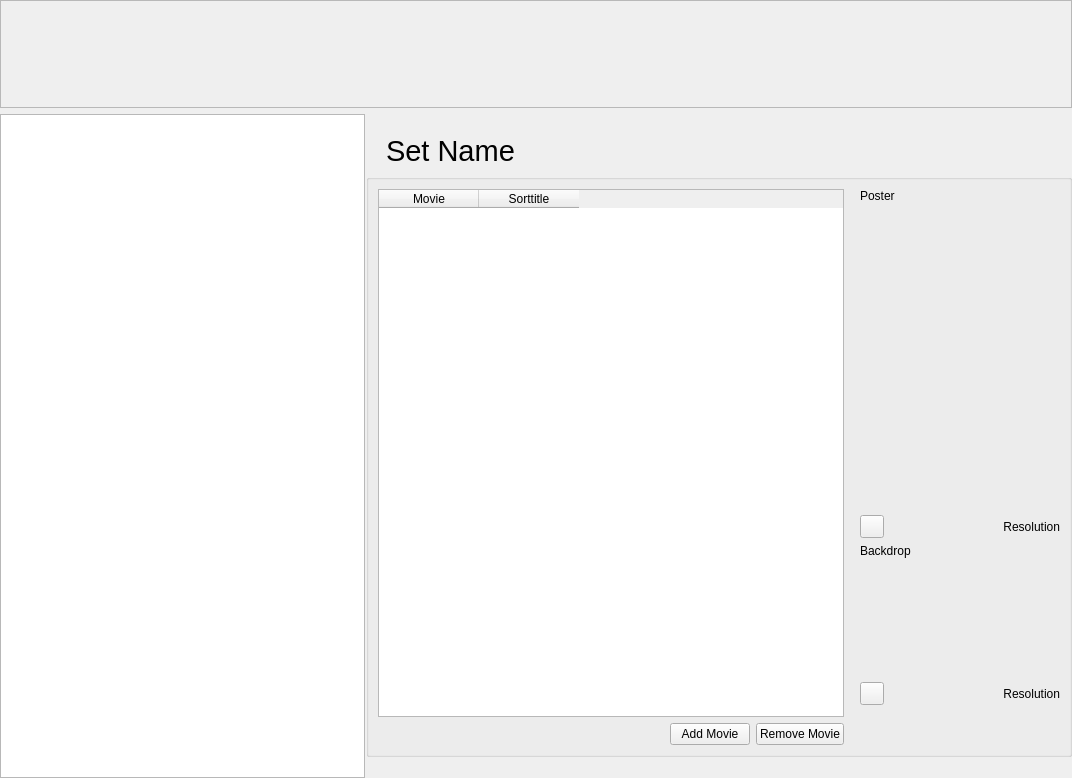
<?xml version="1.0" encoding="UTF-8"?>
<ui version="4.0">
 <class>SetsWidget</class>
 <widget class="QWidget" name="SetsWidget">
  <property name="geometry">
   <rect>
    <x>0</x>
    <y>0</y>
    <width>1072</width>
    <height>778</height>
   </rect>
  </property>
  <layout class="QVBoxLayout" name="verticalLayout_2">
   <property name="leftMargin">
    <number>0</number>
   </property>
   <property name="topMargin">
    <number>0</number>
   </property>
   <property name="rightMargin">
    <number>0</number>
   </property>
   <property name="bottomMargin">
    <number>0</number>
   </property>
   <item>
    <widget class="QFrame" name="folderNoticeFrame">
     <property name="frameShape">
      <enum>QFrame::Shape::StyledPanel</enum>
     </property>
     <layout class="QHBoxLayout" name="folderNoticeLayout">
      <property name="leftMargin">
       <number>8</number>
      </property>
      <property name="topMargin">
       <number>6</number>
      </property>
      <property name="rightMargin">
       <number>8</number>
      </property>
      <property name="bottomMargin">
       <number>6</number>
      </property>
      <item>
       <widget class="QLabel" name="folderNotice">
        <property name="textFormat">
         <enum>Qt::TextFormat::RichText</enum>
        </property>
        <property name="wordWrap">
         <bool>true</bool>
        </property>
        <property name="openExternalLinks">
         <bool>false</bool>
        </property>
       </widget>
      </item>
     </layout>
    </widget>
   </item>
   <item>
    <widget class="MySplitter" name="splitter">
     <property name="orientation">
      <enum>Qt::Horizontal</enum>
     </property>
     <property name="handleWidth">
      <number>1</number>
     </property>
     <widget class="QTableWidget" name="sets">
      <property name="alternatingRowColors">
       <bool>true</bool>
      </property>
      <property name="selectionMode">
       <enum>QAbstractItemView::SelectionMode::SingleSelection</enum>
      </property>
      <property name="selectionBehavior">
       <enum>QAbstractItemView::SelectionBehavior::SelectRows</enum>
      </property>
      <property name="showGrid">
       <bool>false</bool>
      </property>
      <property name="sortingEnabled">
       <bool>true</bool>
      </property>
      <attribute name="horizontalHeaderVisible">
       <bool>false</bool>
      </attribute>
      <attribute name="horizontalHeaderStretchLastSection">
       <bool>true</bool>
      </attribute>
      <attribute name="verticalHeaderVisible">
       <bool>false</bool>
      </attribute>
      <column>
       <property name="text">
        <string>Set</string>
       </property>
      </column>
     </widget>
     <widget class="QWidget" name="verticalLayoutWidget">
      <layout class="QVBoxLayout" name="verticalLayout" stretch="0,1">
       <property name="leftMargin">
        <number>0</number>
       </property>
       <property name="topMargin">
        <number>20</number>
       </property>
       <property name="rightMargin">
        <number>0</number>
       </property>
       <property name="bottomMargin">
        <number>21</number>
       </property>
       <item>
        <widget class="QLabel" name="setName">
         <property name="font">
          <font>
           <family>Helvetica Neue</family>
           <pointsize>22</pointsize>
          </font>
         </property>
         <property name="text">
          <string>Set Name</string>
         </property>
         <property name="indent">
          <number>20</number>
         </property>
         <property name="isHeader" stdset="0">
          <bool>true</bool>
         </property>
        </widget>
       </item>
       <item>
        <widget class="QGroupBox" name="movieSetGroupBox">
         <property name="title">
          <string/>
         </property>
         <layout class="QHBoxLayout" name="horizontalLayout_2">
          <item>
           <layout class="QVBoxLayout" name="verticalLayout_3" stretch="1,0">
            <item>
             <widget class="QTableWidget" name="movies">
              <property name="alternatingRowColors">
               <bool>true</bool>
              </property>
              <property name="showGrid">
               <bool>false</bool>
              </property>
              <property name="sortingEnabled">
               <bool>false</bool>
              </property>
              <attribute name="verticalHeaderVisible">
               <bool>false</bool>
              </attribute>
              <column>
               <property name="text">
                <string>Movie</string>
               </property>
              </column>
              <column>
               <property name="text">
                <string>Sorttitle</string>
               </property>
              </column>
             </widget>
            </item>
            <item>
             <layout class="QHBoxLayout" name="horizontalLayout_4">
              <item>
               <spacer name="horizontalSpacer">
                <property name="orientation">
                 <enum>Qt::Horizontal</enum>
                </property>
                <property name="sizeHint" stdset="0">
                 <size>
                  <width>40</width>
                  <height>20</height>
                 </size>
                </property>
               </spacer>
              </item>
              <item>
               <widget class="QPushButton" name="buttonAddMovie">
                <property name="toolTip">
                 <string>Add movie to set</string>
                </property>
                <property name="text">
                 <string>Add Movie</string>
                </property>
               </widget>
              </item>
              <item>
               <widget class="QPushButton" name="buttonRemoveMovie">
                <property name="toolTip">
                 <string>Remove selected movie from set</string>
                </property>
                <property name="text">
                 <string>Remove Movie</string>
                </property>
               </widget>
              </item>
             </layout>
            </item>
           </layout>
          </item>
          <item>
           <layout class="QVBoxLayout" name="verticalLayout_4">
            <property name="leftMargin">
             <number>10</number>
            </property>
            <property name="topMargin">
             <number>0</number>
            </property>
            <item>
             <widget class="QLabel" name="labelPoster">
              <property name="text">
               <string>Poster</string>
              </property>
             </widget>
            </item>
            <item>
             <widget class="MyLabel" name="poster">
              <property name="minimumSize">
               <size>
                <width>200</width>
                <height>300</height>
               </size>
              </property>
              <property name="maximumSize">
               <size>
                <width>200</width>
                <height>300</height>
               </size>
              </property>
              <property name="cursor">
               <cursorShape>PointingHandCursor</cursorShape>
              </property>
              <property name="toolTip">
               <string>Click to Change</string>
              </property>
              <property name="text">
               <string/>
              </property>
              <property name="pixmap">
               <pixmap resource="../../../data/MediaElch.qrc">:/img/placeholders/poster.png</pixmap>
              </property>
              <property name="alignment">
               <set>Qt::AlignmentFlag::AlignCenter</set>
              </property>
             </widget>
            </item>
            <item>
             <layout class="QHBoxLayout" name="horizontalLayout">
              <item>
               <widget class="QToolButton" name="buttonPreviewPoster">
                <property name="cursor">
                 <cursorShape>PointingHandCursor</cursorShape>
                </property>
                <property name="toolTip">
                 <string>Full preview</string>
                </property>
                <property name="text">
                 <string/>
                </property>
                <property name="icon">
                 <iconset resource="../../../data/MediaElch.qrc">
                  <normaloff>:/img/zoom_in.png</normaloff>:/img/zoom_in.png</iconset>
                </property>
               </widget>
              </item>
              <item>
               <widget class="QLabel" name="posterResolution">
                <property name="toolTip">
                 <string>Resolution</string>
                </property>
                <property name="text">
                 <string>Resolution</string>
                </property>
                <property name="alignment">
                 <set>Qt::AlignmentFlag::AlignRight|Qt::AlignmentFlag::AlignTrailing|Qt::AlignmentFlag::AlignVCenter</set>
                </property>
               </widget>
              </item>
             </layout>
            </item>
            <item>
             <widget class="QLabel" name="labelBackdrop">
              <property name="text">
               <string>Backdrop</string>
              </property>
             </widget>
            </item>
            <item>
             <widget class="MyLabel" name="backdrop">
              <property name="minimumSize">
               <size>
                <width>200</width>
                <height>112</height>
               </size>
              </property>
              <property name="maximumSize">
               <size>
                <width>200</width>
                <height>112</height>
               </size>
              </property>
              <property name="cursor">
               <cursorShape>PointingHandCursor</cursorShape>
              </property>
              <property name="toolTip">
               <string>Click to Change</string>
              </property>
              <property name="text">
               <string/>
              </property>
              <property name="pixmap">
               <pixmap resource="../../../data/MediaElch.qrc">:/img/placeholders/fanart.png</pixmap>
              </property>
              <property name="scaledContents">
               <bool>false</bool>
              </property>
              <property name="alignment">
               <set>Qt::AlignmentFlag::AlignCenter</set>
              </property>
             </widget>
            </item>
            <item>
             <layout class="QHBoxLayout" name="horizontalLayout_7">
              <item>
               <widget class="QToolButton" name="buttonPreviewBackdrop">
                <property name="cursor">
                 <cursorShape>PointingHandCursor</cursorShape>
                </property>
                <property name="toolTip">
                 <string>Full preview</string>
                </property>
                <property name="text">
                 <string/>
                </property>
                <property name="icon">
                 <iconset resource="../../../data/MediaElch.qrc">
                  <normaloff>:/img/zoom_in.png</normaloff>:/img/zoom_in.png</iconset>
                </property>
               </widget>
              </item>
              <item>
               <widget class="QLabel" name="backdropResolution">
                <property name="toolTip">
                 <string>Resolution</string>
                </property>
                <property name="text">
                 <string>Resolution</string>
                </property>
                <property name="alignment">
                 <set>Qt::AlignmentFlag::AlignRight|Qt::AlignmentFlag::AlignTrailing|Qt::AlignmentFlag::AlignVCenter</set>
                </property>
               </widget>
              </item>
             </layout>
            </item>
            <item>
             <spacer name="verticalSpacer">
              <property name="orientation">
               <enum>Qt::Vertical</enum>
              </property>
              <property name="sizeHint" stdset="0">
               <size>
                <width>20</width>
                <height>40</height>
               </size>
              </property>
             </spacer>
            </item>
           </layout>
          </item>
         </layout>
        </widget>
       </item>
      </layout>
     </widget>
    </widget>
   </item>
  </layout>
 </widget>
 <customwidgets>
  <customwidget>
   <class>MySplitter</class>
   <extends>QSplitter</extends>
   <header>ui/small_widgets/MySplitter.h</header>
   <container>1</container>
  </customwidget>
  <customwidget>
   <class>MyLabel</class>
   <extends>QLabel</extends>
   <header>ui/small_widgets/MyLabel.h</header>
  </customwidget>
 </customwidgets>
 <resources>
  <include location="../../../data/MediaElch.qrc"/>
 </resources>
 <connections/>
</ui>
